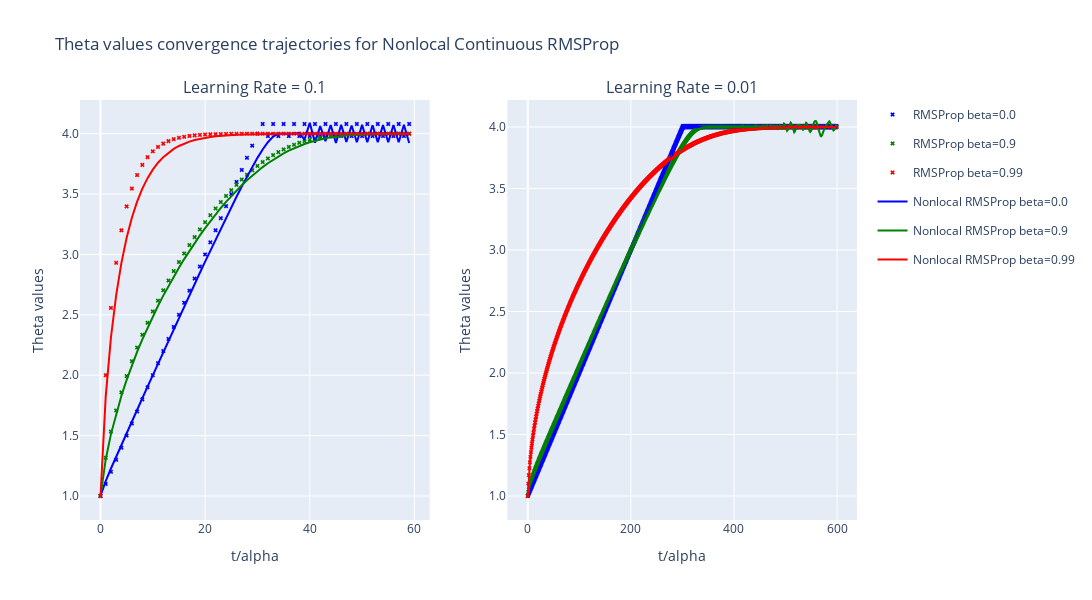
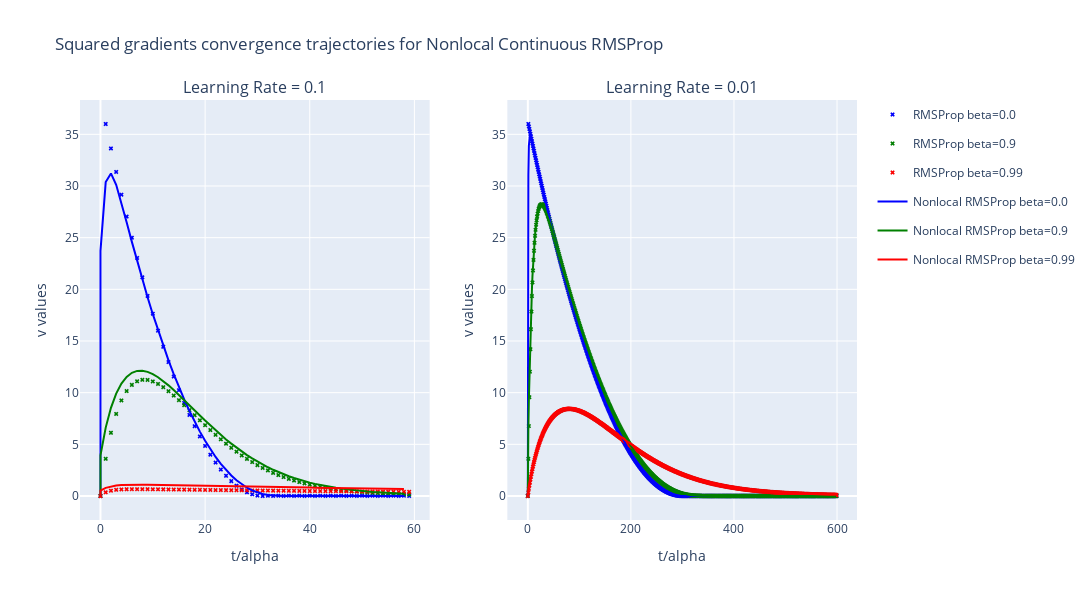

These figures' notebook cell, in order:
### Markdown cell above
## Both Models Together

### Code cell
# Configuration of colors for each beta value
config_colors = {
    (0.0): 'blue',  # Configuration for beta=0.0
    (0.9): 'green',  # Configuration for beta=0.9
    (0.99): 'red'    # Configuration for beta=0.99
}

# Create a figure for theta trajectories
fig_theta = make_subplots(
    rows=1,
    cols=2,  # Two columns, one for each learning rate
    subplot_titles=[f'Learning Rate = {lr}' for lr in param_grid['lr']]
)

# Create a figure for squared gradients (v) values
fig_v = make_subplots(
    rows=1,
    cols=2,  # Two columns, one for each learning rate
    subplot_titles=[f'Learning Rate = {lr}' for lr in param_grid['lr']]
)

# Iterate over each learning rate in the parameter grid
for i, lr in enumerate(param_grid['lr']):

    # Filter the list of parameters for the current learning rate
    filtered_params = [p for p in param_list if p['lr'] == lr]

    # Set the number of epochs based on the learning rate
    if lr == 0.1:
        epochs = 60  # 60 epochs for learning rate 0.1
        t = [1e-12, 60 * lr]
    elif lr == 0.01:
        epochs = 600  # 600 epochs for learning rate 0.01
        t = [1e-12, 600 * lr]

    # RMSProp simulations
    for params in filtered_params:
        theta_initial = 1.0  # Initial value for theta
        
        color = config_colors[params['beta']]
        
        print(f'\nRMSProp Configuration: {params}')
        
        # Initialize and solve the RMSProp optimization problem with momentum
        solver = RMSPropMomentum(dL=dL, lr=lr, beta=params['beta'], epochs=epochs)
        solver.solve(theta_initial=theta_initial)

        # Add the theta results to the subplot for theta convergence
        fig_theta.add_trace(go.Scatter(
            x=list(range(epochs)),  # X-axis: epoch numbers
            y=solver.theta_result,  # Y-axis: theta values over epochs
            mode='markers',           
            marker=dict(symbol='x', size=4, line=dict(width=0.05), color=color),
            name=f'RMSProp beta={params["beta"]}',  
            legendgroup=f'RMSProp beta={params["beta"]}', 
            showlegend=(i == 0)  # Show legend only once
        ), row=1, col=i+1)  # Add to the appropriate subplot
            
        # Add the squared gradient results (v) to the subplot for v convergence
        fig_v.add_trace(go.Scatter(
            x=list(range(epochs)),  # X-axis: epoch numbers
            y=solver.v_result,      # Y-axis: squared gradients (v) over epochs
            mode='markers',         
            marker=dict(symbol='x', size=4, line=dict(width=0.05), color=color),
            name=f'RMSProp beta={params["beta"]}',  
            legendgroup=f'RMSProp beta={params["beta"]}',
            showlegend=(i == 0)  # Show legend only once
        ), row=1, col=i+1)  # Add to the appropriate subplot

    # Nonlocal Continuous RMSProp simulations
    for params in filtered_params:
        color = config_colors[params['beta']]

        print(f'\nNonlocal Continuous RMSProp Configuration: {params}')

        # Initialize and solve the nonlocal continuous RMSProp solver
        solver_nonlocal = NonlocalSolverMomentumRMSProp(f=f, dL=dL, t_span=t, y0=np.array([1.0]), alpha=params['lr'], beta=params['beta'])
        t_values, y_values = solver_nonlocal.solve()
        
        # Add the theta results to the subplot for theta convergence
        fig_theta.add_trace(go.Scatter(
            x=t_values / params['lr'],  # Normalize time by the learning rate
            y=y_values,                 # Theta values over time
            mode='lines',               
            line=dict(color=color),
            name=f'Nonlocal RMSProp beta={params["beta"]}',  # Include beta in the legend name
            legendgroup=f'Nonlocal RMSProp beta={params["beta"]}', 
            showlegend=(i == 0)  # Show legend only once
        ), row=1, col=i+1)  # Add to the appropriate subplot
        
        # Retrieve the denominator values from the solver
        denominators = solver_nonlocal.v
        
        # Add the denominator values to the subplot for v over time
        fig_v.add_trace(go.Scatter(
            x=[item[0] / params['lr'] for item in denominators],  # Normalize time by the learning rate
            y=[item[1] for item in denominators],                 
            mode='lines',                                       
            line=dict(color=color),                                  
            name=f'Nonlocal RMSProp beta={params["beta"]}',  # Include beta in the legend name   
            legendgroup=f'Nonlocal RMSProp beta={params["beta"]}',                       
            showlegend=(i == 0)  # Show legend only once
        ), row=1, col=i+1)  # Add to the appropriate subplot

# Update layout titles and legend visibility for the theta plot
fig_theta.update_layout(title_text='Theta values convergence trajectories for Nonlocal Continuous RMSProp', showlegend=True)

# Update layout titles and legend visibility for the squared gradients plot
fig_v.update_layout(title_text='Squared gradients convergence trajectories for Nonlocal Continuous RMSProp', showlegend=True)

# Update the axes labels and formatting for the theta plot
fig_theta.update_xaxes(title_text="t/alpha")
fig_theta.update_yaxes(tickformat=".1f", title_text="Theta values")
fig_theta.update_layout(
    width=1500,  # Width in pixels
    height=600   # Height in pixels
)

# Update the axes labels and formatting for the squared gradients plot
fig_v.update_xaxes(title_text="t/alpha")
fig_v.update_yaxes(title_text="v values")
fig_v.update_layout(
    width=1500,  # Width in pixels
    height=600   # Height in pixels
)

# Display the figures
fig_theta.show()
fig_v.show()

### Figure 1 — Plotly figure (JSON) as saved in the notebook; plotly's stock layout.template omitted (floating-point values rounded to 4 significant figures; data arrays with more than 128 entries replaced by an {"elided": "..."} marker saying what was removed)
{"data": [{"legendgroup": "RMSProp beta=0.0", "marker": {"color": "blue", "line": {"width": 0.05}, "size": 4, "symbol": "x"}, "mode": "markers", "name": "RMSProp beta=0.0", "showlegend": true, "type": "scatter", "x": [0, 1, 2, 3, 4, 5, 6, 7, 8, 9, 10, 11, 12, 13, 14, 15, 16, 17, 18, 19, 20, 21, 22, 23, 24, 25, 26, 27, 28, 29, 30, 31, 32, 33, 34, 35, 36, 37, 38, 39, 40, 41, 42, 43, 44, 45, 46, 47, 48, 49, 50, 51, 52, 53, 54, 55, 56, 57, 58, 59], "xaxis": "x", "y": [1, 1.1, 1.2, 1.3, 1.4, 1.5, 1.6, 1.7, 1.8, 1.9, 2.0, 2.1, 2.2, 2.3, 2.4, 2.5, 2.6, 2.7, 2.8, 2.9, 3.0, 3.1, 3.2, 3.3, 3.4, 3.5, 3.6, 3.7, 3.8, 3.9, 4.0, 4.08, 3.98, 4.08, 3.98, 4.08, 3.98, 4.08, 3.98, 4.08, 3.98, 4.08, 3.98, 4.08, 3.98, 4.08, 3.98, 4.08, 3.98, 4.08, 3.98, 4.08, 3.98, 4.08, 3.98, 4.08, 3.98, 4.08, 3.98, 4.08], "yaxis": "y"}, {"legendgroup": "RMSProp beta=0.9", "marker": {"color": "green", "line": {"width": 0.05}, "size": 4, "symbol": "x"}, "mode": "markers", "name": "RMSProp beta=0.9", "showlegend": true, "type": "scatter", "x": [0, 1, 2, 3, 4, 5, 6, 7, 8, 9, 10, 11, 12, 13, 14, 15, 16, 17, 18, 19, 20, 21, 22, 23, 24, 25, 26, 27, 28, 29, 30, 31, 32, 33, 34, 35, 36, 37, 38, 39, 40, 41, 42, 43, 44, 45, 46, 47, 48, 49, 50, 51, 52, 53, 54, 55, 56, 57, 58, 59], "xaxis": "x", "y": [1, 1.316, 1.533, 1.708, 1.859, 1.993, 2.116, 2.229, 2.334, 2.434, 2.528, 2.617, 2.703, 2.784, 2.862, 2.937, 3.008, 3.077, 3.143, 3.207, 3.267, 3.325, 3.381, 3.434, 3.484, 3.532, 3.577, 3.62, 3.66, 3.697, 3.732, 3.765, 3.795, 3.822, 3.847, 3.87, 3.89, 3.908, 3.924, 3.938, 3.95, 3.96, 3.968, 3.975, 3.981, 3.986, 3.99, 3.992, 3.995, 3.996, 3.997, 3.998, 3.999, 3.999, 4.0, 4.0, 4.0, 4.0, 4.0, 4.0], "yaxis": "y"}, {"legendgroup": "RMSProp beta=0.99", "marker": {"color": "red", "line": {"width": 0.05}, "size": 4, "symbol": "x"}, "mode": "markers", "name": "RMSProp beta=0.99", "showlegend": true, "type": "scatter", "x": [0, 1, 2, 3, 4, 5, 6, 7, 8, 9, 10, 11, 12, 13, 14, 15, 16, 17, 18, 19, 20, 21, 22, 23, 24, 25, 26, 27, 28, 29, 30, 31, 32, 33, 34, 35, 36, 37, 38, 39, 40, 41, 42, 43, 44, 45, 46, 47, 48, 49, 50, 51, 52, 53, 54, 55, 56, 57, 58, 59], "xaxis": "x", "y": [1, 2.0, 2.557, 2.931, 3.199, 3.397, 3.546, 3.657, 3.742, 3.805, 3.853, 3.89, 3.917, 3.938, 3.954, 3.965, 3.974, 3.981, 3.986, 3.989, 3.992, 3.994, 3.996, 3.997, 3.998, 3.998, 3.999, 3.999, 3.999, 4.0, 4.0, 4.0, 4.0, 4.0, 4.0, 4.0, 4.0, 4.0, 4.0, 4.0, 4.0, 4.0, 4.0, 4.0, 4.0, 4.0, 4.0, 4.0, 4.0, 4.0, 4.0, 4.0, 4.0, 4.0, 4.0, 4.0, 4.0, 4.0, 4.0, 4.0], "yaxis": "y"}, {"legendgroup": "Nonlocal RMSProp beta=0.0", "line": {"color": "blue"}, "mode": "lines", "name": "Nonlocal RMSProp beta=0.0", "showlegend": true, "type": "scatter", "x": [1e-11, 1.0, 2.0, 3.0, 4.0, 5.0, 6.0, 7.0, 8.0, 9.0, 10.0, 11.0, 12.0, 13.0, 14.0, 15.0, 16.0, 17.0, 18.0, 19.0, 20.0, 21.0, 22.0, 23.0, 24.0, 25.0, 26.0, 27.0, 28.0, 29.0, 30.0, 31.0, 32.0, 33.0, 34.0, 35.0, 36.0, 37.0, 38.0, 39.0, 40.0, 41.0, 42.0, 43.0, 44.0, 45.0, 46.0, 47.0, 48.0, 49.0, 50.0, 51.0, 52.0, 53.0, 54.0, 55.0, 56.0, 57.0, 58.0, 59.0], "xaxis": "x", "y": [1, 1.123, 1.228, 1.327, 1.424, 1.521, 1.617, 1.713, 1.809, 1.905, 2.001, 2.096, 2.191, 2.286, 2.38, 2.475, 2.569, 2.662, 2.756, 2.848, 2.941, 3.032, 3.123, 3.214, 3.303, 3.391, 3.477, 3.562, 3.645, 3.724, 3.8, 3.869, 3.929, 3.976, 4.0, 4.0, 4.0, 3.999, 4.007, 3.952, 4.089, 3.924, 4.062, 3.938, 4.071, 3.923, 4.073, 3.932, 4.068, 3.929, 4.073, 3.928, 4.07, 3.93, 4.071, 3.928, 4.071, 3.929, 4.073, 3.922], "yaxis": "y"}, {"legendgroup": "Nonlocal RMSProp beta=0.9", "line": {"color": "green"}, "mode": "lines", "name": "Nonlocal RMSProp beta=0.9", "showlegend": true, "type": "scatter", "x": [1e-11, 1.0, 2.0, 3.0, 4.0, 5.0, 6.0, 7.0, 8.0, 9.0, 10.0, 11.0, 12.0, 13.0, 14.0, 15.0, 16.0, 17.0, 18.0, 19.0, 20.0, 21.0, 22.0, 23.0, 24.0, 25.0, 26.0, 27.0, 28.0, 29.0, 30.0, 31.0, 32.0, 33.0, 34.0, 35.0, 36.0, 37.0, 38.0, 39.0, 40.0, 41.0, 42.0, 43.0, 44.0, 45.0, 46.0, 47.0, 48.0, 49.0, 50.0, 51.0, 52.0, 53.0, 54.0, 55.0, 56.0, 57.0, 58.0, 59.0], "xaxis": "x", "y": [1, 1.303, 1.512, 1.683, 1.83, 1.961, 2.082, 2.193, 2.297, 2.394, 2.487, 2.575, 2.659, 2.74, 2.817, 2.891, 2.961, 3.03, 3.095, 3.158, 3.218, 3.276, 3.332, 3.385, 3.435, 3.484, 3.529, 3.573, 3.614, 3.653, 3.689, 3.723, 3.755, 3.784, 3.812, 3.836, 3.859, 3.879, 3.898, 3.914, 3.928, 3.941, 3.952, 3.961, 3.969, 3.976, 3.981, 3.986, 3.989, 3.992, 3.994, 3.996, 3.997, 3.998, 3.999, 3.999, 3.999, 4.0, 4.0, 4.0], "yaxis": "y"}, {"legendgroup": "Nonlocal RMSProp beta=0.99", "line": {"color": "red"}, "mode": "lines", "name": "Nonlocal RMSProp beta=0.99", "showlegend": true, "type": "scatter", "x": [1e-11, 1.0, 2.0, 3.0, 4.0, 5.0, 6.0, 7.0, 8.0, 9.0, 10.0, 11.0, 12.0, 13.0, 14.0, 15.0, 16.0, 17.0, 18.0, 19.0, 20.0, 21.0, 22.0, 23.0, 24.0, 25.0, 26.0, 27.0, 28.0, 29.0, 30.0, 31.0, 32.0, 33.0, 34.0, 35.0, 36.0, 37.0, 38.0, 39.0, 40.0, 41.0, 42.0, 43.0, 44.0, 45.0, 46.0, 47.0, 48.0, 49.0, 50.0, 51.0, 52.0, 53.0, 54.0, 55.0, 56.0, 57.0, 58.0, 59.0], "xaxis": "x", "y": [1, 1.823, 2.313, 2.664, 2.93, 3.138, 3.304, 3.437, 3.545, 3.631, 3.702, 3.759, 3.805, 3.843, 3.874, 3.898, 3.918, 3.934, 3.947, 3.958, 3.966, 3.973, 3.978, 3.983, 3.986, 3.989, 3.991, 3.993, 3.995, 3.996, 3.997, 3.997, 3.998, 3.998, 3.999, 3.999, 3.999, 3.999, 4.0, 4.0, 4.0, 4.0, 4.0, 4.0, 4.0, 4.0, 4.0, 4.0, 4.0, 4.0, 4.0, 4.0, 4.0, 4.0, 4.0, 4.0, 4.0, 4.0, 4.0, 4.0], "yaxis": "y"}, {"legendgroup": "RMSProp beta=0.0", "marker": {"color": "blue", "line": {"width": 0.05}, "size": 4, "symbol": "x"}, "mode": "markers", "name": "RMSProp beta=0.0", "showlegend": false, "type": "scatter", "x": {"elided": "600 int values"}, "xaxis": "x2", "y": {"elided": "600 float values"}, "yaxis": "y2"}, {"legendgroup": "RMSProp beta=0.9", "marker": {"color": "green", "line": {"width": 0.05}, "size": 4, "symbol": "x"}, "mode": "markers", "name": "RMSProp beta=0.9", "showlegend": false, "type": "scatter", "x": {"elided": "600 int values"}, "xaxis": "x2", "y": {"elided": "600 float values"}, "yaxis": "y2"}, {"legendgroup": "RMSProp beta=0.99", "marker": {"color": "red", "line": {"width": 0.05}, "size": 4, "symbol": "x"}, "mode": "markers", "name": "RMSProp beta=0.99", "showlegend": false, "type": "scatter", "x": {"elided": "600 int values"}, "xaxis": "x2", "y": {"elided": "600 float values"}, "yaxis": "y2"}, {"legendgroup": "Nonlocal RMSProp beta=0.0", "line": {"color": "blue"}, "mode": "lines", "name": "Nonlocal RMSProp beta=0.0", "showlegend": false, "type": "scatter", "x": {"elided": "600 float values"}, "xaxis": "x2", "y": {"elided": "600 float values"}, "yaxis": "y2"}, {"legendgroup": "Nonlocal RMSProp beta=0.9", "line": {"color": "green"}, "mode": "lines", "name": "Nonlocal RMSProp beta=0.9", "showlegend": false, "type": "scatter", "x": {"elided": "600 float values"}, "xaxis": "x2", "y": {"elided": "600 float values"}, "yaxis": "y2"}, {"legendgroup": "Nonlocal RMSProp beta=0.99", "line": {"color": "red"}, "mode": "lines", "name": "Nonlocal RMSProp beta=0.99", "showlegend": false, "type": "scatter", "x": {"elided": "600 float values"}, "xaxis": "x2", "y": {"elided": "600 float values"}, "yaxis": "y2"}], "layout": {"annotations": [{"font": {"size": 16}, "showarrow": false, "text": "Learning Rate = 0.1", "x": 0.225, "xanchor": "center", "xref": "paper", "y": 1, "yanchor": "bottom", "yref": "paper"}, {"font": {"size": 16}, "showarrow": false, "text": "Learning Rate = 0.01", "x": 0.775, "xanchor": "center", "xref": "paper", "y": 1, "yanchor": "bottom", "yref": "paper"}], "height": 600, "showlegend": true, "title": {"text": "Theta values convergence trajectories for Nonlocal Continuous RMSProp"}, "width": 1500, "xaxis": {"anchor": "y", "domain": [0, 0.45], "title": {"text": "t/alpha"}}, "xaxis2": {"anchor": "y2", "domain": [0.55, 1], "title": {"text": "t/alpha"}}, "yaxis": {"anchor": "x", "domain": [0, 1], "tickformat": ".1f", "title": {"text": "Theta values"}}, "yaxis2": {"anchor": "x2", "domain": [0, 1], "tickformat": ".1f", "title": {"text": "Theta values"}}}}

### Figure 2 — Plotly figure (JSON) as saved in the notebook; plotly's stock layout.template omitted (floating-point values rounded to 4 significant figures; data arrays with more than 128 entries replaced by an {"elided": "..."} marker saying what was removed)
{"data": [{"legendgroup": "RMSProp beta=0.0", "marker": {"color": "blue", "line": {"width": 0.05}, "size": 4, "symbol": "x"}, "mode": "markers", "name": "RMSProp beta=0.0", "showlegend": true, "type": "scatter", "x": [0, 1, 2, 3, 4, 5, 6, 7, 8, 9, 10, 11, 12, 13, 14, 15, 16, 17, 18, 19, 20, 21, 22, 23, 24, 25, 26, 27, 28, 29, 30, 31, 32, 33, 34, 35, 36, 37, 38, 39, 40, 41, 42, 43, 44, 45, 46, 47, 48, 49, 50, 51, 52, 53, 54, 55, 56, 57, 58, 59], "xaxis": "x", "y": [0, 36, 33.64, 31.36, 29.16, 27.04, 25.0, 23.04, 21.16, 19.36, 17.64, 16.0, 14.44, 12.96, 11.56, 10.24, 9.0, 7.84, 6.76, 5.76, 4.84, 4.0, 3.24, 2.56, 1.96, 1.44, 1.0, 0.64, 0.36, 0.16, 0.04, 1.596e-15, 0.02559, 0.001603, 0.02559, 0.001603, 0.02559, 0.001603, 0.02559, 0.001603, 0.02559, 0.001603, 0.02559, 0.001603, 0.02559, 0.001603, 0.02559, 0.001603, 0.02559, 0.001603, 0.02559, 0.001603, 0.02559, 0.001603, 0.02559, 0.001603, 0.02559, 0.001603, 0.02559, 0.001603], "yaxis": "y"}, {"legendgroup": "RMSProp beta=0.9", "marker": {"color": "green", "line": {"width": 0.05}, "size": 4, "symbol": "x"}, "mode": "markers", "name": "RMSProp beta=0.9", "showlegend": true, "type": "scatter", "x": [0, 1, 2, 3, 4, 5, 6, 7, 8, 9, 10, 11, 12, 13, 14, 15, 16, 17, 18, 19, 20, 21, 22, 23, 24, 25, 26, 27, 28, 29, 30, 31, 32, 33, 34, 35, 36, 37, 38, 39, 40, 41, 42, 43, 44, 45, 46, 47, 48, 49, 50, 51, 52, 53, 54, 55, 56, 57, 58, 59], "xaxis": "x", "y": [0, 3.6, 6.121, 7.943, 9.25, 10.16, 10.75, 11.1, 11.24, 11.23, 11.09, 10.84, 10.53, 10.15, 9.723, 9.268, 8.794, 8.308, 7.817, 7.329, 6.848, 6.378, 5.922, 5.484, 5.064, 4.664, 4.285, 3.928, 3.593, 3.28, 2.989, 2.719, 2.469, 2.239, 2.028, 1.834, 1.658, 1.497, 1.35, 1.218, 1.097, 0.9887, 0.8905, 0.8018, 0.7219, 0.6498, 0.5849, 0.5265, 0.4739, 0.4265, 0.3838, 0.3455, 0.3109, 0.2798, 0.2518, 0.2267, 0.204, 0.1836, 0.1652, 0.1487], "yaxis": "y"}, {"legendgroup": "RMSProp beta=0.99", "marker": {"color": "red", "line": {"width": 0.05}, "size": 4, "symbol": "x"}, "mode": "markers", "name": "RMSProp beta=0.99", "showlegend": true, "type": "scatter", "x": [0, 1, 2, 3, 4, 5, 6, 7, 8, 9, 10, 11, 12, 13, 14, 15, 16, 17, 18, 19, 20, 21, 22, 23, 24, 25, 26, 27, 28, 29, 30, 31, 32, 33, 34, 35, 36, 37, 38, 39, 40, 41, 42, 43, 44, 45, 46, 47, 48, 49, 50, 51, 52, 53, 54, 55, 56, 57, 58, 59], "xaxis": "x", "y": [0, 0.36, 0.5164, 0.5946, 0.6343, 0.6536, 0.6616, 0.6633, 0.6613, 0.6574, 0.6523, 0.6467, 0.6407, 0.6345, 0.6283, 0.6222, 0.616, 0.6098, 0.6038, 0.5977, 0.5918, 0.5858, 0.58, 0.5742, 0.5684, 0.5628, 0.5571, 0.5516, 0.546, 0.5406, 0.5352, 0.5298, 0.5245, 0.5193, 0.5141, 0.5089, 0.5039, 0.4988, 0.4938, 0.4889, 0.484, 0.4792, 0.4744, 0.4696, 0.4649, 0.4603, 0.4557, 0.4511, 0.4466, 0.4421, 0.4377, 0.4333, 0.429, 0.4247, 0.4205, 0.4163, 0.4121, 0.408, 0.4039, 0.3999], "yaxis": "y"}, {"legendgroup": "Nonlocal RMSProp beta=0.0", "line": {"color": "blue"}, "mode": "lines", "name": "Nonlocal RMSProp beta=0.0", "showlegend": true, "type": "scatter", "x": [0, 1e-11, 1.0, 2.0, 3.0, 4.0, 5.0, 6.0, 7.0, 8.0, 9.0, 10.0, 11.0, 12.0, 13.0, 14.0, 15.0, 16.0, 17.0, 18.0, 19.0, 20.0, 21.0, 22.0, 23.0, 24.0, 25.0, 26.0, 27.0, 28.0, 29.0, 30.0, 31.0, 32.0, 33.0, 34.0, 35.0, 36.0, 37.0, 38.0, 39.0, 40.0, 41.0, 42.0, 43.0, 44.0, 45.0, 46.0, 47.0, 48.0, 49.0, 50.0, 51.0, 52.0, 53.0, 54.0, 55.0, 56.0, 57.0, 58.0], "xaxis": "x", "y": [0, 23.72, 30.38, 31.22, 30.12, 28.39, 26.5, 24.59, 22.74, 20.95, 19.23, 17.59, 16.03, 14.54, 13.13, 11.79, 10.53, 9.342, 8.231, 7.193, 6.23, 5.341, 4.525, 3.781, 3.11, 2.509, 1.98, 1.519, 1.126, 0.7994, 0.5364, 0.3341, 0.1882, 0.09279, 0.03908, 0.01464, 0.005388, 0.001983, 0.000757, 0.0006432, 0.004934, 0.01171, 0.01206, 0.0101, 0.008648, 0.009254, 0.01049, 0.01068, 0.01004, 0.009564, 0.009759, 0.01016, 0.01023, 0.01001, 0.009854, 0.009914, 0.01003, 0.009993, 0.009712, 0.009403], "yaxis": "y"}, {"legendgroup": "Nonlocal RMSProp beta=0.9", "line": {"color": "green"}, "mode": "lines", "name": "Nonlocal RMSProp beta=0.9", "showlegend": true, "type": "scatter", "x": [0, 1e-11, 1.0, 2.0, 3.0, 4.0, 5.0, 6.0, 7.0, 8.0, 9.0, 10.0, 11.0, 12.0, 13.0, 14.0, 15.0, 16.0, 17.0, 18.0, 19.0, 20.0, 21.0, 22.0, 23.0, 24.0, 25.0, 26.0, 27.0, 28.0, 29.0, 30.0, 31.0, 32.0, 33.0, 34.0, 35.0, 36.0, 37.0, 38.0, 39.0, 40.0, 41.0, 42.0, 43.0, 44.0, 45.0, 46.0, 47.0, 48.0, 49.0, 50.0, 51.0, 52.0, 53.0, 54.0, 55.0, 56.0, 57.0, 58.0], "xaxis": "x", "y": [0, 3.929, 6.619, 8.535, 9.914, 10.88, 11.53, 11.92, 12.11, 12.12, 12.01, 11.79, 11.49, 11.12, 10.71, 10.26, 9.781, 9.289, 8.788, 8.286, 7.788, 7.297, 6.818, 6.354, 5.906, 5.476, 5.066, 4.676, 4.308, 3.961, 3.635, 3.33, 3.046, 2.782, 2.537, 2.311, 2.103, 1.912, 1.736, 1.576, 1.429, 1.296, 1.174, 1.063, 0.9628, 0.8717, 0.789, 0.7141, 0.6462, 0.5848, 0.5292, 0.4788, 0.4333, 0.3921, 0.3547, 0.321, 0.2904, 0.2628, 0.2378, 0.2152], "yaxis": "y"}, {"legendgroup": "Nonlocal RMSProp beta=0.99", "line": {"color": "red"}, "mode": "lines", "name": "Nonlocal RMSProp beta=0.99", "showlegend": true, "type": "scatter", "x": [0, 1e-11, 1.0, 2.0, 3.0, 4.0, 5.0, 6.0, 7.0, 8.0, 9.0, 10.0, 11.0, 12.0, 13.0, 14.0, 15.0, 16.0, 17.0, 18.0, 19.0, 20.0, 21.0, 22.0, 23.0, 24.0, 25.0, 26.0, 27.0, 28.0, 29.0, 30.0, 31.0, 32.0, 33.0, 34.0, 35.0, 36.0, 37.0, 38.0, 39.0, 40.0, 41.0, 42.0, 43.0, 44.0, 45.0, 46.0, 47.0, 48.0, 49.0, 50.0, 51.0, 52.0, 53.0, 54.0, 55.0, 56.0, 57.0, 58.0], "xaxis": "x", "y": [0, 0.5318, 0.7877, 0.9264, 1.007, 1.055, 1.081, 1.094, 1.099, 1.099, 1.094, 1.088, 1.08, 1.071, 1.062, 1.052, 1.042, 1.032, 1.022, 1.012, 1.002, 0.9919, 0.9821, 0.9723, 0.9627, 0.9531, 0.9436, 0.9342, 0.9249, 0.9157, 0.9066, 0.8976, 0.8887, 0.8798, 0.8711, 0.8624, 0.8538, 0.8453, 0.8369, 0.8286, 0.8203, 0.8122, 0.8041, 0.7961, 0.7882, 0.7803, 0.7726, 0.7649, 0.7573, 0.7497, 0.7423, 0.7349, 0.7276, 0.7203, 0.7132, 0.7061, 0.6991, 0.6921, 0.6852, 0.6784], "yaxis": "y"}, {"legendgroup": "RMSProp beta=0.0", "marker": {"color": "blue", "line": {"width": 0.05}, "size": 4, "symbol": "x"}, "mode": "markers", "name": "RMSProp beta=0.0", "showlegend": false, "type": "scatter", "x": {"elided": "600 int values"}, "xaxis": "x2", "y": {"elided": "600 float values"}, "yaxis": "y2"}, {"legendgroup": "RMSProp beta=0.9", "marker": {"color": "green", "line": {"width": 0.05}, "size": 4, "symbol": "x"}, "mode": "markers", "name": "RMSProp beta=0.9", "showlegend": false, "type": "scatter", "x": {"elided": "600 int values"}, "xaxis": "x2", "y": {"elided": "600 float values"}, "yaxis": "y2"}, {"legendgroup": "RMSProp beta=0.99", "marker": {"color": "red", "line": {"width": 0.05}, "size": 4, "symbol": "x"}, "mode": "markers", "name": "RMSProp beta=0.99", "showlegend": false, "type": "scatter", "x": {"elided": "600 int values"}, "xaxis": "x2", "y": {"elided": "600 float values"}, "yaxis": "y2"}, {"legendgroup": "Nonlocal RMSProp beta=0.0", "line": {"color": "blue"}, "mode": "lines", "name": "Nonlocal RMSProp beta=0.0", "showlegend": false, "type": "scatter", "x": {"elided": "600 float values"}, "xaxis": "x2", "y": {"elided": "600 float values"}, "yaxis": "y2"}, {"legendgroup": "Nonlocal RMSProp beta=0.9", "line": {"color": "green"}, "mode": "lines", "name": "Nonlocal RMSProp beta=0.9", "showlegend": false, "type": "scatter", "x": {"elided": "600 float values"}, "xaxis": "x2", "y": {"elided": "600 float values"}, "yaxis": "y2"}, {"legendgroup": "Nonlocal RMSProp beta=0.99", "line": {"color": "red"}, "mode": "lines", "name": "Nonlocal RMSProp beta=0.99", "showlegend": false, "type": "scatter", "x": {"elided": "600 float values"}, "xaxis": "x2", "y": {"elided": "600 float values"}, "yaxis": "y2"}], "layout": {"annotations": [{"font": {"size": 16}, "showarrow": false, "text": "Learning Rate = 0.1", "x": 0.225, "xanchor": "center", "xref": "paper", "y": 1, "yanchor": "bottom", "yref": "paper"}, {"font": {"size": 16}, "showarrow": false, "text": "Learning Rate = 0.01", "x": 0.775, "xanchor": "center", "xref": "paper", "y": 1, "yanchor": "bottom", "yref": "paper"}], "height": 600, "showlegend": true, "title": {"text": "Squared gradients convergence trajectories for Nonlocal Continuous RMSProp"}, "width": 1500, "xaxis": {"anchor": "y", "domain": [0, 0.45], "title": {"text": "t/alpha"}}, "xaxis2": {"anchor": "y2", "domain": [0.55, 1], "title": {"text": "t/alpha"}}, "yaxis": {"anchor": "x", "domain": [0, 1], "title": {"text": "v values"}}, "yaxis2": {"anchor": "x2", "domain": [0, 1], "title": {"text": "v values"}}}}
